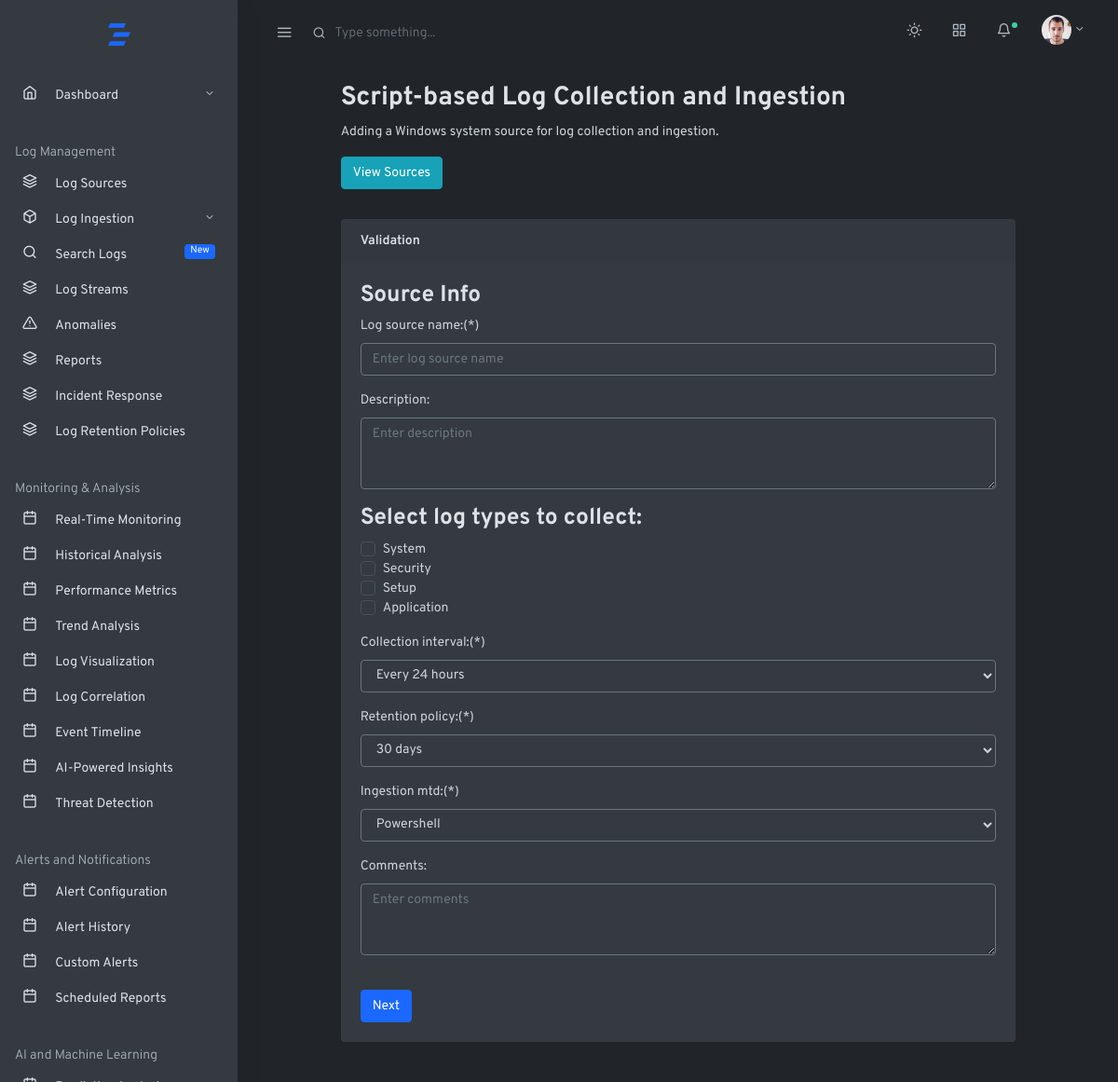
The page /home/logs-source/system/windows/streamlogs/ on the database its author committed.
### log_management_app/models.py (models this page shows)
class WindowsLogType(models.Model):
    LOG_TYPE_CHOICES = [
        ('system', 'System'),
        ('security', 'Security'),
        ('setup', 'Setup'),
        ('application', 'Application'),
    ]
    name = models.CharField(max_length=20, choices=LOG_TYPE_CHOICES, unique=True)
    def __str__(self):
        return self.name

### log_management_app/views.py (the view)
# urls.py: path('home/logs-source/system/windows/streamlogs/', views.stream_windows_host_logs, name='stream_windows_host_logs'),
def stream_windows_host_logs(request):
    if request.method=='POST':
        log_source_form=WindowsLogSourceForm(request.POST)
        if log_source_form.is_valid():
            log_source_form=log_source_form.save()
            return redirect('logsources')
    else:
        log_source_form=WindowsLogSourceForm()
    context={
        'log_source_form':log_source_form,
        }
    return render(request,'baseapp/logingestion/systemlogs/windows/stream_win_logsform.html',context)

### log_management_app/forms.py
class WindowsLogSourceForm(forms.ModelForm):
    log_type = forms.ModelMultipleChoiceField(
        queryset=WindowsLogType.objects.all()
    )
    class Meta:
        model = WindowsLogSource
        fields = [
            'log_source_name', 'description', 'log_type', 'collection_interval',
            'retention_policy', 'ingestion_mtd', 'comments'
        ]
        widgets = {
            'log_source_name': forms.TextInput(attrs={'class': 'form-control', 'placeholder': 'Enter log source name'}),
            'description': forms.Textarea(attrs={'class': 'form-control', 'placeholder': 'Enter description', 'rows': 3}),
            'collection_interval': forms.Select(attrs={'class': 'form-control'}),
            'retention_policy': forms.Select(attrs={'class': 'form-control'}),
            'ingestion_mtd': forms.Select(attrs={'class': 'form-control'}),
            'comments': forms.Textarea(attrs={'class': 'form-control', 'placeholder': 'Enter comments', 'rows': 3}),
        }

### log_management_app/templates/baseapp/logingestion/systemlogs/windows/stream_win_logsform.html (shortened to what this page needs)
{% extends 'mainhome.html' %}
{% block content %}
<div class="container-fluid">
    <div class="row justify-content-center">
        <div class="col-12 col-lg-10">
            <h2 class="page-title">Script-based Log Collection and Ingestion</h2>
            <p>Adding a Windows system source for log collection and ingestion.</p>
            <a href="{% url 'logsources' %}" class="btn mb-2 btn-info">View Sources</a>
            <div class="card my-4">
                <div class="card-header">
                    <strong>Validation</strong>
                </div>
                <div class="card-body">
                    <form method="post" action="{% url 'stream_windows_host_logs' %}">
                        <div>
                            <h3>Source Info</h3>
                            <section>
                                <div class="form-group">
                                    {{ log_source_form.log_source_name.label_tag }}(*)
                                    {{ log_source_form.log_source_name }}
                                </div>
                                <div class="form-group">
                                    {{ log_source_form.description.label_tag }}
                                    {{ log_source_form.description }}
                                </div>
                                <h3>Select log types to collect:</h3>
                                <div class="form-group">
                                    {% for checkbox in log_source_form.log_type %}
                                        <div class="custom-control custom-checkbox">
                                            <label class="custom-control-label" for="customCheck{{ forloop.counter }}">
                                                {{ checkbox.choice_label }}
                                            </label>
                                        </div>
                                    {% endfor %}
                                </div>
                                <div class="form-group">
                                    {{ log_source_form.collection_interval.label_tag }}(*)
                                    {{ log_source_form.collection_interval }}
                                </div>
                                <div class="form-group">
                                    {{ log_source_form.retention_policy.label_tag }}(*)
                                    {{ log_source_form.retention_policy }}
                                </div>
                                <div class="form-group">
                                    {{ log_source_form.ingestion_mtd.label_tag }}(*)
                                    {{ log_source_form.ingestion_mtd }}
                                </div>
                                <div class="form-group">
                                    {{ log_source_form.comments.label_tag }}
                                    {{ log_source_form.comments }}
                                </div><br>
                                <div>
                                    <button type="submit" class="btn btn-primary">Next</button>
                                </div>
                            </section>
                        </div>
                    </form>
                </div>
            </div>
        </div>
    </div>
</div>
{% endblock %}

### rows shown on the page
WindowsLogType: choice_label "System"
WindowsLogType: choice_label "Security"
WindowsLogType: choice_label "Setup"
WindowsLogType: choice_label "Application"

### other values the page prints
{{ log_source_form.log_source_name.label_tag }} "Log source name:"
{{ log_source_form.description.label_tag }} "Description:"
{{ log_source_form.collection_interval.label_tag }} "Collection interval:"
{{ log_source_form.retention_policy.label_tag }} "Retention policy:"
{{ log_source_form.ingestion_mtd.label_tag }} "Ingestion mtd:"
{{ log_source_form.comments.label_tag }} "Comments:"
